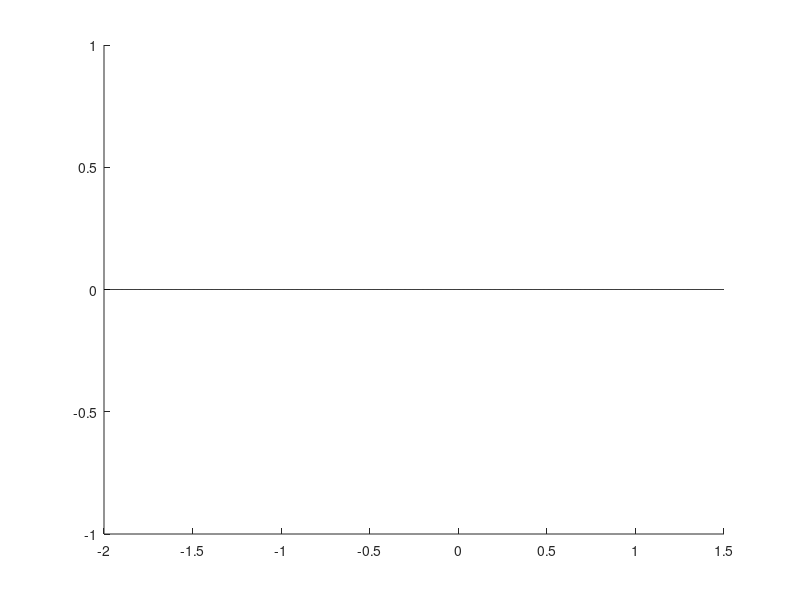

Recreate this plot in MATLAB. (Note: this script raises an error after producing the figure.)
clear all
%Compute the first crossing with y=0 and plot the trajectory on the
%direction of the unstable manifold.

s = 1e-8;

mu = input('Select the value(s) of mu to use (default=0.008): ');
if isempty(mu) mu = 0.008; end

tol = input('Desired tolerance (default=1e-12): ');
if isempty(tol) tol = 1e-12; end

odeoptions = odeset('Abstol',tol,'RelTol',tol);

figure (1)
hold on
plot(linspace(-2,1.5,1000),zeros(1000,1),'k')
for i=1:length(mu)
    [v,L] = select_eigenvector(mu(i),3,1);

    x0 = L - s*v;

    F = @(t,x) RTBPfield(x,mu(i));
    [~,T] = poincare_section(F,[0 1 0 0], tol, 0, x0, 1);
    [tout,z] = ode45(F,[0,T],x0,odeoptions);

    plot(z(:,1),z(:,2),'.-','Markersize',1)
end

title('Plot for mu')
xlabel('x'); ylabel('y');